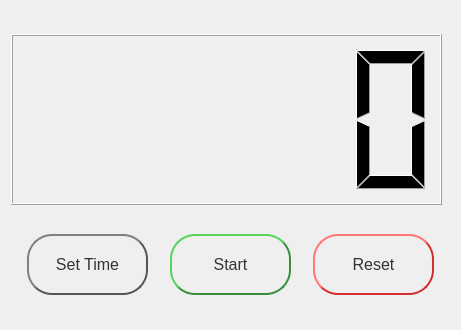
                    <widget class="QWidget" name="widget_2" native="true">
                     <property name="minimumSize">
                      <size>
                       <width>461</width>
                       <height>330</height>
                      </size>
                     </property>
                     <property name="maximumSize">
                      <size>
                       <width>461</width>
                       <height>330</height>
                      </size>
                     </property>
                     <layout class="QVBoxLayout" name="verticalLayout_10">
                      <item>
                       <widget class="QLCDNumber" name="timer_lcdnumber">
                        <property name="minimumSize">
                         <size>
                          <width>431</width>
                          <height>171</height>
                         </size>
                        </property>
                        <property name="maximumSize">
                         <size>
                          <width>431</width>
                          <height>171</height>
                         </size>
                        </property>
                        <property name="digitCount">
                         <number>5</number>
                        </property>
                        <property name="mode">
                         <enum>QLCDNumber::Oct</enum>
                        </property>
                        <property name="segmentStyle">
                         <enum>QLCDNumber::Filled</enum>
                        </property>
                       </widget>
                      </item>
                      <item>
                       <layout class="QHBoxLayout" name="horizontalLayout_9">
                        <item>
                         <widget class="QPushButton" name="set_time_btn">
                          <property name="minimumSize">
                           <size>
                            <width>121</width>
                            <height>61</height>
                           </size>
                          </property>
                          <property name="maximumSize">
                           <size>
                            <width>121</width>
                            <height>61</height>
                           </size>
                          </property>
                          <property name="font">
                           <font>
                            <family>Arial</family>
                            <pointsize>12</pointsize>
                           </font>
                          </property>
                          <property name="cursor">
                           <cursorShape>PointingHandCursor</cursorShape>
                          </property>
                          <property name="styleSheet">
                           <string notr="true">QPushButton {
    color: #333;
    border: 2px solid #555;
    border-radius: 25px;
    text-align: center;
    border-style: outset;
    background: qradialgradient(
        cx: 0.3, cy: -0.4, fx: 0.3, fy: -0.4,
        radius: 1.35, stop: 0 #fff, stop: 1 #bbb
    );
    padding: 5px;
}

/* 滑鼠移上去時變成稍微深一點的灰色 */
QPushButton:hover {
    background: qradialgradient(
        cx: 0.3, cy: -0.4, fx: 0.3, fy: -0.4,
        radius: 1.35, stop: 0 #fff, stop: 1 #999
    );
}

/* 按下時變成更深的灰色 */
QPushButton:pressed {
    background: qradialgradient(
        cx: 0.3, cy: -0.4, fx: 0.3, fy: -0.4,
        radius: 1.35, stop: 0 #fff, stop: 1 #888
    );
}

QPushButton:focus {
    outline: none;
}</string>
                          </property>
                          <property name="text">
                           <string>Set Time</string>
                          </property>
                          <property name="icon">
                           <iconset resource="resource.qrc">
                            <normaloff>:/icons/icons/icons8-stopwatch-50.png</normaloff>:/icons/icons/icons8-stopwatch-50.png</iconset>
                          </property>
                         </widget>
                        </item>
                        <item>
                         <widget class="QPushButton" name="start_btn">
                          <property name="minimumSize">
                           <size>
                            <width>121</width>
                            <height>61</height>
                           </size>
                          </property>
                          <property name="maximumSize">
                           <size>
                            <width>121</width>
                            <height>61</height>
                           </size>
                          </property>
                          <property name="font">
                           <font>
                            <family>Arial</family>
                            <pointsize>12</pointsize>
                           </font>
                          </property>
                          <property name="cursor">
                           <cursorShape>PointingHandCursor</cursorShape>
                          </property>
                          <property name="styleSheet">
                           <string notr="true">QPushButton {
    color: #333;
    border: 2px solid #388E3C; /* 綠色邊框 */
    border-radius: 25px;
    text-align: center;
    border-style: outset;
    background: qradialgradient(
        cx: 0.3, cy: -0.4, fx: 0.3, fy: -0.4,
        radius: 1.35, stop: 0 #a8e6a3, stop: 1 #4caf50
    );
    padding: 5px;
}

/* 滑鼠移上去時，顏色介於原按鈕（#4caf50）和按下（#2e7d32）之間 */
QPushButton:hover {
    background: qradialgradient(
        cx: 0.3, cy: -0.4, fx: 0.3, fy: -0.4,
        radius: 1.35, stop: 0 #81c784, stop: 1 #388e3c
    );
}

/* 按下時變成最深的顏色 */
QPushButton:pressed {
    background: qradialgradient(
        cx: 0.3, cy: -0.4, fx: 0.3, fy: -0.4,
        radius: 1.35, stop: 0 #4caf50, stop: 1 #2e7d32
    );
}

QPushButton:focus {
    outline: none;
}
</string>
                          </property>
                          <property name="text">
                           <string>Start</string>
                          </property>
                          <property name="icon">
                           <iconset resource="resource.qrc">
                            <normaloff>:/icons/icons/icons8-start-60.png</normaloff>:/icons/icons/icons8-start-60.png</iconset>
                          </property>
                         </widget>
                        </item>
                        <item>
                         <widget class="QPushButton" name="rst_btn">
                          <property name="minimumSize">
                           <size>
                            <width>121</width>
                            <height>61</height>
                           </size>
                          </property>
                          <property name="maximumSize">
                           <size>
                            <width>121</width>
                            <height>61</height>
                           </size>
                          </property>
                          <property name="font">
                           <font>
                            <family>Arial</family>
                            <pointsize>12</pointsize>
                           </font>
                          </property>
                          <property name="cursor">
                           <cursorShape>PointingHandCursor</cursorShape>
                          </property>
                          <property name="styleSheet">
                           <string notr="true">QPushButton {
    color: #333;
    border: 2px solid #d32f2f; /* 紅色邊框 */
    border-radius: 25px;
    text-align: center;
    border-style: outset;
    background: qradialgradient(
        cx: 0.3, cy: -0.4, fx: 0.3, fy: -0.4,
        radius: 1.35, stop: 0 #f28b82, stop: 1 #d32f2f
    );
    padding: 5px;
}

/* 滑鼠移上去時，顏色介於原按鈕（#d32f2f）和按下（#b71c1c）之間 */
QPushButton:hover {
    background: qradialgradient(
        cx: 0.3, cy: -0.4, fx: 0.3, fy: -0.4,
        radius: 1.35, stop: 0 #e57373, stop: 1 #c62828
    );
}

/* 按下時變成最深的顏色 */
QPushButton:pressed {
    background: qradialgradient(
        cx: 0.3, cy: -0.4, fx: 0.3, fy: -0.4,
        radius: 1.35, stop: 0 #d32f2f, stop: 1 #b71c1c
    );
}

QPushButton:focus {
    outline: none;
}
</string>
                          </property>
                          <property name="text">
                           <string>Reset</string>
                          </property>
                          <property name="icon">
                           <iconset resource="resource.qrc">
                            <normaloff>:/icons/icons/icons8-reset-50.png</normaloff>:/icons/icons/icons8-reset-50.png</iconset>
                          </property>
                         </widget>
                        </item>
                       </layout>
                      </item>
                     </layout>
                    </widget>
